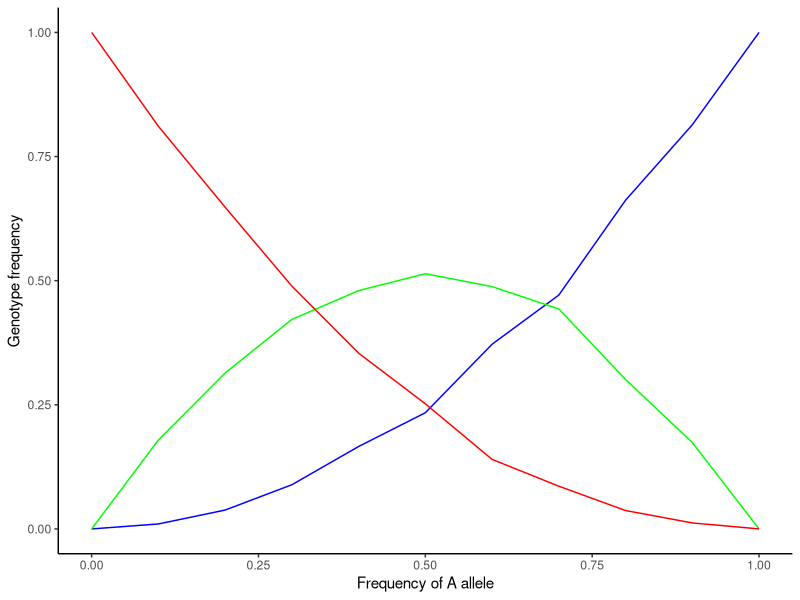
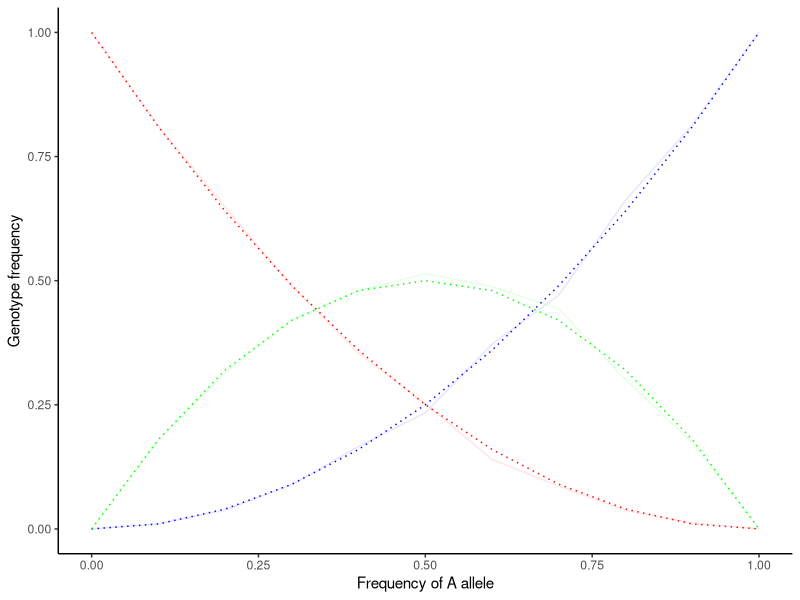
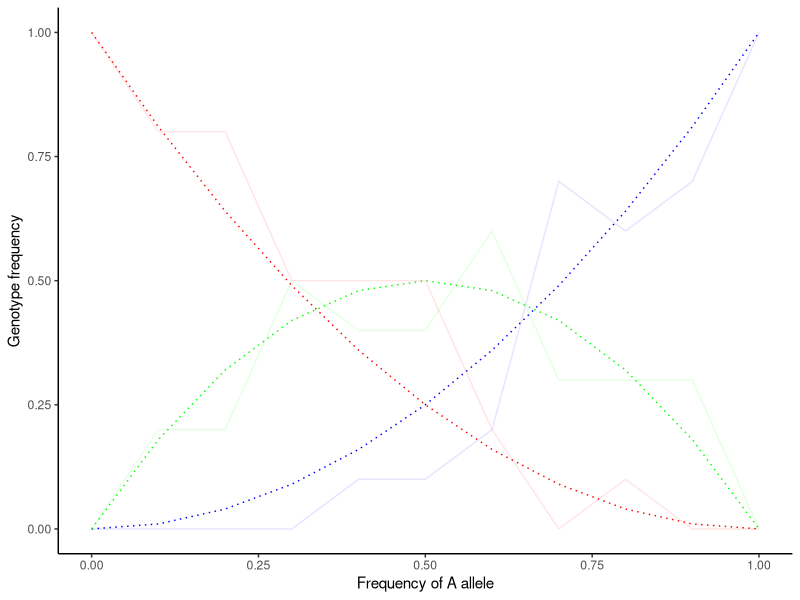

The R source for these figures, in order:
## ---- chunk 1
knitr::opts_chunk$set(echo = TRUE)
library(ggplot2)
## ---- chunk 2

ninds = 10
fa = 0.5
fg = 1-fa
# Since we are diploid, we will draw one allele at a time
# we code the genotypes numerically for convenience: A -> 1 and G -> 0
# This coding indicates the presence/absence of the A allele

# the sample function draws at random from the different choices given
# based on some probability
# Draw the first allele
x1 = sample(c(0,1), 
            size = ninds, 
            replace = TRUE, 
            prob = c(fa, fg))

#second allele
x2 = sample(c(0,1), 
            size = ninds, 
            replace = TRUE, 
            prob = c(fa, fg))

# Dipolid genotype = no. of copies (out of 2) of the A allele
x = x1 + x2

## ---- chunk 3

# code here

## ---- chunk 4

# Let's run it a couple of times and store the result for each time

# we can create less work for ourselves by writing 'functions'
# functions are a convenient way to run the same thing multiple times
# a function requires an 'argument' - something that we specify
# in this case, the number of individuals and the allele frequency
create_genotype = function(ninds, fa){

  fg = 1-fa
  x1 = sample(c(0,1), 
              size = ninds, 
              replace = TRUE, 
              prob = c(fa, fg))
  
  x2 = sample(c(0,1), 
              size = ninds, 
              replace = TRUE, 
              prob = c(fa, fg))
  
  x = x1 + x2
  # provide an output using return()
  #prop. of GG genotypes
  n.gg = mean(x == 0) # another way to calculate proportions
  n.ga = mean(x == 1)
  n.aa = mean(x == 2)
  return(c(n.gg, n.ga, n.aa))
}

# create an empty matrix to store results in
# 1000 rows for replicates
# 3 columns, one for each genotype
mat = matrix(NA, nrow = 1000, ncol = 3)
for(i in 1:1000){
  #use the function to run the block of code
  mat[i,] = create_genotype(fa = 0.1, ninds = 1000)
}

#calculate the mean genotype across replicates
apply(mat, 2, mean)

## ---- chunk 5

#setup a vector with allele frequencies ranging from 0 to 1
f = seq(0, 1, 0.1)
mat = matrix(NA, nrow = length(f), ncol = 3)
for(i in 1:length(f)){
    mat[i,] = create_genotype(fa = f[i], ninds = 1000)
}

#convert to dataframe
mat = data.frame(mat)
colnames(mat) = c("GG","GA","AA")
mat$freq = f

#plot
ggplot(mat)+
  geom_line(aes(freq, GG), color = "blue")+
  geom_line(aes(freq, GA), color = "green")+
  geom_line(aes(freq, AA), color = "red")+
  theme_classic()+
  labs(x = "Frequency of A allele", 
       y = "Genotype frequency")

## ---- chunk 6

#the alpha aesthetic makes the lines more transparent so we can see the dotted lines
ggplot(mat)+
  geom_line(aes(freq, GG), color = "blue", alpha = 0.1)+
  geom_line(aes(freq, GA), color = "green", alpha = 0.1)+
  geom_line(aes(freq, AA), color = "red", alpha = 0.1)+
  geom_line(aes(freq, freq^2), 
            color = "blue", linetype = "dotted")+
  geom_line(aes(freq, 2*freq*(1-freq)), 
            color = "green", linetype = "dotted")+
  geom_line(aes(freq, (1-freq)^2), 
            color = "red", linetype = "dotted")+
  theme_classic()+
  labs(x = "Frequency of A allele", 
       y = "Genotype frequency")

#notice how we have layered multiple plots on top of each other.

## ---- chunk 7

#code here


#setup a vector with allele frequencies ranging from 0 to 1
f = seq(0, 1, 0.1)
mat = matrix(NA, nrow = length(f), ncol = 3)
for(i in 1:length(f)){
    mat[i,] = create_genotype(fa = f[i], ninds = 10)
}

#convert to dataframe
mat = data.frame(mat)
colnames(mat) = c("GG","GA","AA")
mat$freq = f

ggplot(mat)+
  geom_line(aes(freq, GG), color = "blue", alpha = 0.1)+
  geom_line(aes(freq, GA), color = "green", alpha = 0.1)+
  geom_line(aes(freq, AA), color = "red", alpha = 0.1)+
  geom_line(aes(freq, freq^2), 
            color = "blue", linetype = "dotted")+
  geom_line(aes(freq, 2*freq*(1-freq)), 
            color = "green", linetype = "dotted")+
  geom_line(aes(freq, (1-freq)^2), 
            color = "red", linetype = "dotted")+
  theme_classic()+
  labs(x = "Frequency of A allele", 
       y = "Genotype frequency")


## ---- chunk 8


#rbinom takes 3 arguments
#n = no. of individuals
#size = ploidy
#prob = allele frequency
x = rbinom(100, 2, 0.15)

#output the frequency of each genotype
mean(x == 0)
mean(x == 1)
mean(x == 2)

#OR we could use the table() function
table(x)/100
